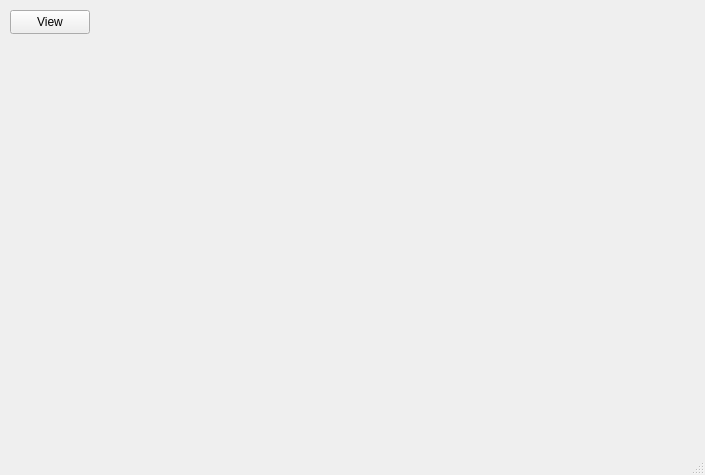
<?xml version="1.0" encoding="UTF-8"?>
<ui version="4.0">
 <class>WaveletMainWindow</class>
 <widget class="QMainWindow" name="WaveletMainWindow">
  <property name="geometry">
   <rect>
    <x>0</x>
    <y>0</y>
    <width>705</width>
    <height>475</height>
   </rect>
  </property>
  <property name="windowTitle">
   <string>WaveletMainWindow</string>
  </property>
  <widget class="QWidget" name="centralwidget">
   <widget class="QPushButton" name="pushButton">
    <property name="geometry">
     <rect>
      <x>10</x>
      <y>10</y>
      <width>80</width>
      <height>24</height>
     </rect>
    </property>
    <property name="text">
     <string>View</string>
    </property>
   </widget>
  </widget>
  <widget class="QMenuBar" name="menubar">
   <property name="geometry">
    <rect>
     <x>0</x>
     <y>0</y>
     <width>705</width>
     <height>21</height>
    </rect>
   </property>
  </widget>
  <widget class="QStatusBar" name="statusbar"/>
 </widget>
 <resources/>
 <connections/>
</ui>
